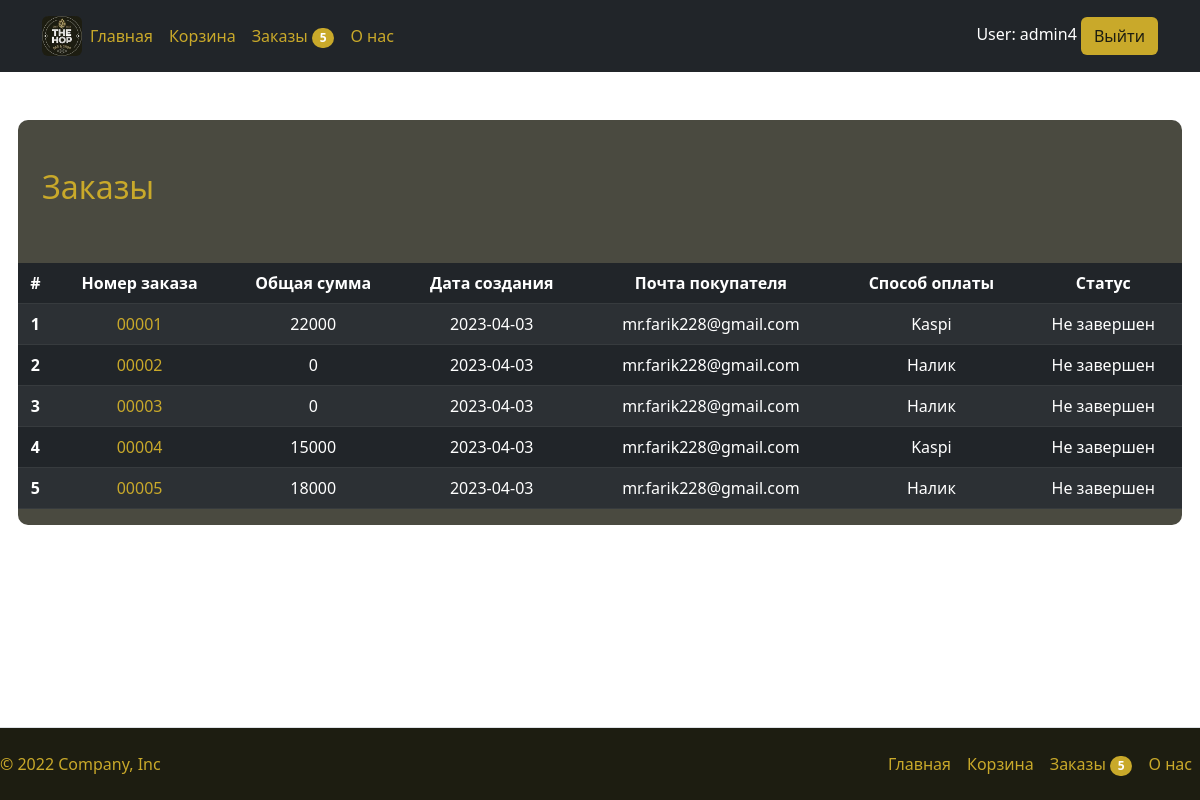
Before: /orders_list/ (signed in) with the older database file.
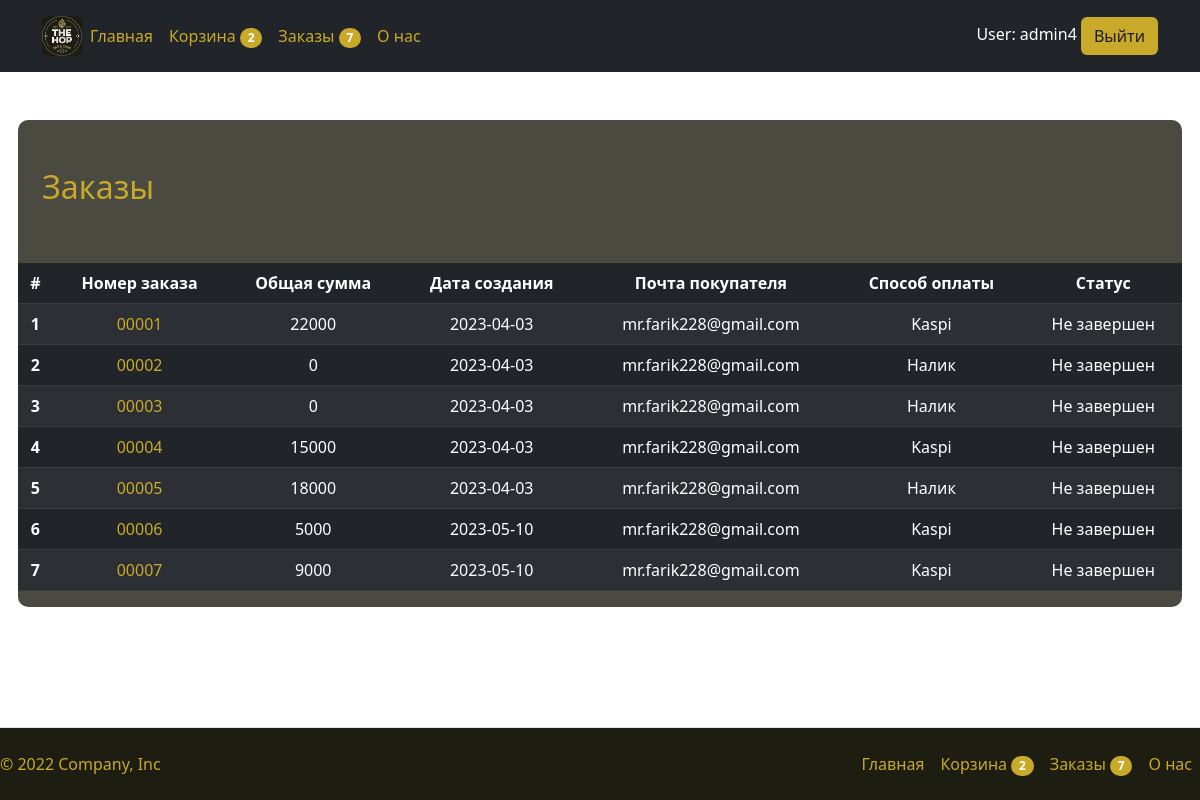
After: the same page with the newer database file.
### products/models.py (models this page shows, shortened)
class Order(models.Model):
    id = models.AutoField(primary_key=True)
    create_date = models.DateTimeField(default=datetime.now(), blank=True)
    user = models.ForeignKey(User, on_delete=models.CASCADE)
    firstname = models.CharField(max_length=100)
    lastname = models.CharField(max_length=100)
    email = models.EmailField()
    delivery_address = models.CharField(max_length=256)
    is_kaspi_pay = models.BooleanField()
    is_cash_pay = models.BooleanField()
    completed = models.BooleanField(default=False)
    @property
    def total_price(self):
        orderRows = self.orderRows.all()
        total = sum([item.price for item in orderRows])
        return total
    @property
    def order_number(self):
        return str(self.id).zfill(5)

class OrderProduct(models.Model):
    product = models.ForeignKey(Product, on_delete=models.CASCADE, related_name='order_products')
    order = models.ForeignKey(Order, on_delete=models.CASCADE, related_name="orderRows")
    quantity = models.IntegerField(default=0)
    @property
    def price(self):
        new_price = self.product.price * self.quantity
        return new_price

class Product(models.Model):
    id = models.AutoField(primary_key=True)
    name = models.CharField(max_length=100)
    description = models.CharField(max_length=256)
    image = models.ImageField(upload_to="media")
    price = models.DecimalField(decimal_places=0, max_digits=6)
    class Meta:
        db_table = "gallery"

class Cart(models.Model):
    id = models.UUIDField(default=uuid.uuid4, primary_key=True)
    user = models.ForeignKey(User, on_delete=models.CASCADE)
    completed = models.BooleanField(default=False)
    @property
    def num_of_items(self):
        cartRows = self.cartRows.all()
        quantity = sum([item.quantity for item in cartRows])
        return quantity

class CartProduct(models.Model):
    product = models.ForeignKey(Product, on_delete=models.CASCADE, related_name='items')
    cart = models.ForeignKey(Cart, on_delete=models.CASCADE, related_name="cartRows")
    quantity = models.IntegerField(default=0)

### products/views.py (the view)
# urls.py: path('orders_list/', views.orders_list, name='orders_list'),
def orders_list(request):
    orders = Order.objects.all().filter(user=request.user)
    cart, created = Cart.objects.get_or_create(user=request.user, completed=False)
    context = {
        "orders": orders,
        "cart": cart
    }
    return render(request, "landing/orders_list.html", context)

### templates/landing/orders_list.html (shortened to what this page needs)
{% extends "landing/base.html" %}
{% block content %}
{% load static %}
<div class="container mt-5">
  <div class="row g-5 bg-hop-light mt-5">
    {% if orders %}
      <h2 class="hop-text-contrast-color">Заказы</h2>
      <table class="table table-dark table-striped text-center table-hover">
        <thead>
          <tr>
            <th>#</th>
            <th>Номер заказа</th>
            <th>Общая сумма</th>
            <th>Дата создания</th>
            <th>Почта покупателя</th>
            <th>Способ оплаты</th>
            <th>Статус</th>
          </tr>
        </thead>
        <tbody>
          {% for order in orders %}
            <tr id="product-tr-{{ cartRow.product.id }}">
              <th>{{ forloop.counter }}</th>
              <td><a class="unstyle-link hop-text-contrast-color" href="{% url 'order' id=order.id %}">{{ order.order_number }}</a></td>
              <td>{{ order.total_price }}</td>
              <td>{{ order.create_date|date:'Y-m-d' }}</td>
              <td>{{ order.email }}</td>
              <td>
                {% if order.is_kaspi_pay %}
                  <span>Kaspi</span>
                {% else %}
                  <span>Налик</span>
                {% endif %}
              </td>
              <td>
                {% if order.completed %}
                  <span>Завершен</span>
                {% else %}
                  <span>Не завершен</span>
                {% endif %}
              </td>
            </tr>
          {% endfor %}
        </tbody>
      </table>
    {% else %}
      <h2 class="hop-text-contrast-color mb-5 text-center">Заказов нет)</h2>
    {% endif %}
  </div>
</div>
{% endblock %}

### templates/landing/header.html
{% load static %}
<header class="p-3 text-bg-dark">
    <div class="container">
        <div class="d-flex flex-wrap align-items-center justify-content-center justify-content-lg-start">
            <a href="{% url 'main' %}" class="d-flex align-items-center mb-2 mb-lg-0 text-decoration-none">
                <img class="rounded" height="40px" src="{% static 'images/logo.png' %}"/>
            </a>
            <ul class="nav col-12 col-lg-auto me-lg-auto mb-2 justify-content-center mb-md-0">
                <li><a href="{% url 'main' %}" class="nav-link px-2 hop-link">Главная</a></li>
                {% if not user.is_superuser and user.is_authenticated %}
                    <li>
                        <a href="{% url 'cart' %}" class="nav-link px-2 hop-link">
                            Корзина
                            {% if cart.num_of_items != 0 %}
                                <span class="badge hop-contrast-background-color rounded-pill" id="num_of_items">
                                    {{ cart.num_of_items }}
                                </span>
                            {% endif %}
                        </a>
                    </li>
                    <li>
                        <a href="{% url 'orders_list' %}" class="nav-link px-2 hop-link">
                            Заказы
                            {% if orders|length != 0 %}
                                <span class="badge hop-contrast-background-color rounded-pill">
                                    {{ orders|length }}
                                </span>
                            {% endif %}
                        </a>
                    </li>
                {% endif %}
                <li><a href="{% url 'about_us' %}" class="nav-link px-2 hop-link">О нас</a></li>
            </ul>
            <div class="text-end">
                {% if user.is_authenticated %}
                    User: {{ user }}
                    <a class="btn btn-hop" href="/users/logout">Выйти</a>
                {% else %}
                    <a class="btn btn-hop" href="/users/auth">Авторизация</a>
                    <a class="btn btn-hop" href="/users/register">Регистрация</a>
                {% endif %}
            </div>
        </div>
    </div>
</header>

### templates/landing/footer.html
<footer class="d-flex flex-wrap justify-content-between align-items-center py-3 mt-4 border-top hop-main-background-color fixed-bottom">
    <p class="col-md-4 mb-0 text-muted hop-text-contrast-color">© 2022 Company, Inc</p>
    <a href="/" class="col-md-4 d-flex align-items-center justify-content-center mb-3 mb-md-0 me-md-auto link-dark text-decoration-none">
      <svg class="bi me-2" width="40" height="32"><use xlink:href="#bootstrap"></use></svg>
    </a>
    <ul class="nav col-md-4 justify-content-end">
        <li><a href="{% url 'main' %}" class="nav-link px-2 hop-link">Главная</a></li>
        {% if not user.is_superuser and user.is_authenticated %}
            <li>
                <a href="{% url 'cart' %}" class="nav-link px-2 hop-link">
                    Корзина
                    {% if cart.num_of_items != 0 %}
                        <span class="badge hop-contrast-background-color rounded-pill" id="num_of_items">
                            {{ cart.num_of_items }}
                        </span>
                    {% endif %}
                </a>
            </li>
            <li>
                <a href="{% url 'orders_list' %}" class="nav-link px-2 hop-link">
                    Заказы
                    {% if orders|length != 0 %}
                        <span class="badge hop-contrast-background-color rounded-pill">
                            {{ orders|length }}
                        </span>
                    {% endif %}
                </a>
            </li>
        {% endif %}
        <li><a href="{% url 'about_us' %}" class="nav-link px-2 hop-link">О нас</a></li>
    </ul>
  </footer>

Changed rows visible on the page:
now on this page (row unchanged): Cart: num_of_items "2"
added Order: order_number "00006", total_price "5000", create_date "2023-05-10", email "mr.farik228@gmail.com", is_kaspi_pay "Kaspi", completed "Не завершен"
added Order: order_number "00007", total_price "9000", create_date "2023-05-10", email "mr.farik228@gmail.com", is_kaspi_pay "Kaspi", completed "Не завершен"
Other visible differences:
{{ orders|length }}: "5" → "7"
